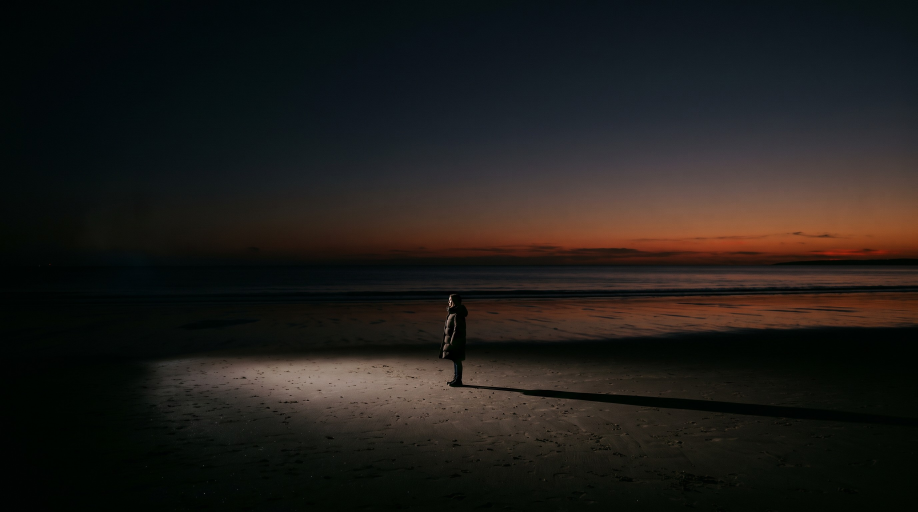
#> input picture app/img/src/coast.jpg, 2752 x 1536 px (shown at 1/3 size)
$ python img.py ../app/img/src/arch.jpg
#> lines starting #> are read from the running program, lines starting #| are printed output that depends on the picture
#!/usr/bin/env python3
"""Imagery pipeline: app/img/src/*.jpg -> app/img/<scene>-{1600,800}.webp + <scene>-thumb.jpg
Usage: python3 tools/img.py            build (idempotent)
       python3 tools/img.py --check    build, then Playwright screenshots/perf/pause checks
Scenes: coast=Today gym=Train table=Fuel arch=Money study=Study ridge=Career+Progress
(ridge is a horizon crop of coast.jpg that excludes the standing figure)."""
import sys, os, io, shutil, json, time
from pathlib import Path
from PIL import Image, ImageEnhance

ROOT = Path(__file__).resolve().parent.parent
IMG = ROOT / 'app' / 'img'
SRC = IMG / 'src'
SCENES = {'coast': 'coast.jpg', 'gym': 'gym.jpg', 'table': 'table.jpg', 'arch': 'arch.jpg', 'study': 'study.jpg', 'ridge': 'coast.jpg'}
RIDGE_BOX = (1500, 300, 2752, 1000)  # sky gradient + sea, no figure (figure ~x1300-1420)
BUDGET = {1600: 150 * 1024, 800: 60 * 1024}
DARKEN, SAT = 0.90, 0.90


def cover(im, w, h):
    s = max(w / im.width, h / im.height)
    nw, nh = round(im.width * s), round(im.height * s)
    im = im.resize((nw, nh), Image.LANCZOS)
    l, t = (nw - w) // 2, (nh - h) // 2
    return im.crop((l, t, l + w, t + h))


def grade(im):
    im = ImageEnhance.Color(im).enhance(SAT)
    # darken mids/shadows a little, leave highlights (lamp, horizon band) intact
    lut = [round(255 * ((i / 255) ** 1.0) * (DARKEN + (1 - DARKEN) * (i / 255) ** 2)) for i in range(256)]
    return im.point(lut * 3)


def encode(im, budget):
    for q in range(86, 20, -2):
        b = io.BytesIO()
        im.save(b, 'WEBP', quality=q, method=6)
        if b.tell() <= budget:
            return b.getvalue(), q
    return b.getvalue(), q


def build():
    rows = []
    for name, fn in SCENES.items():
        im = Image.open(SRC / fn).convert('RGB')
#> im is the input picture: PIL image 2752x1536 RGB; mean R, G, B 31.1, 28.6, 25.9
        if name == 'ridge':
            im = im.crop(RIDGE_BOX)
        for w in (1600, 800):
            h = w * 9 // 16
            data, q = encode(grade(cover(im, w, h)), BUDGET[w])
            p = IMG / f'{name}-{w}.webp'
            if not p.exists() or p.read_bytes() != data:
                p.write_bytes(data)
            rows.append((p.name, len(data), q))
#> this loop made 2 passes
#> q on passes 1 to 2: 86, 86
#> pass 2, in cover (call 2), `im = im.resize((nw, nh), Image.LANCZOS)`:
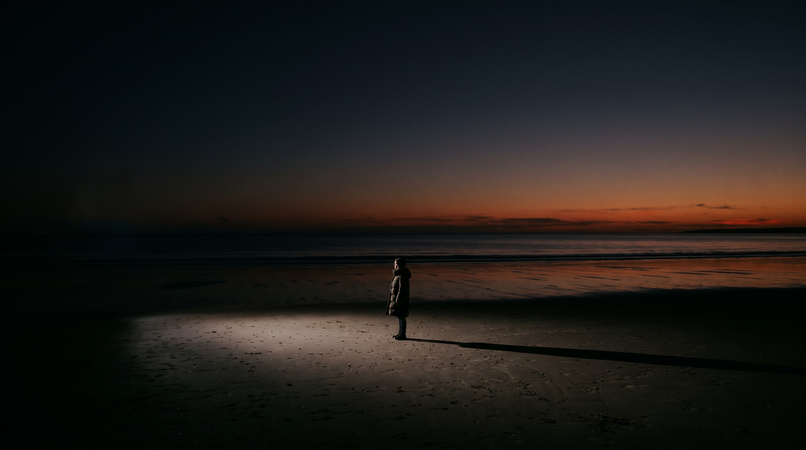
#> im: PIL image 806x450 RGB; mean R, G, B 31.1, 28.6, 25.9
#> after the loop, rows = [('coast-1600.webp', 35096, 86), ('coast-800.webp', 10970, 86)]
        t = grade(cover(im, 32, 18))
#> call 3 of cover, with w = 32, h = 18
#> in cover (call 3), `im = im.resize((nw, nh), Image.LANCZOS)`:
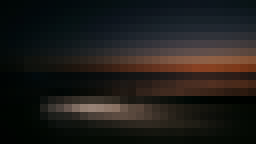
#> im: PIL image 32x18 RGB (shown 8 times larger); mean R, G, B 31.1, 28.6, 25.9
        p = IMG / f'{name}-thumb.jpg'
        b = io.BytesIO(); t.save(b, 'JPEG', quality=70, optimize=True)
        if not p.exists() or p.read_bytes() != b.getvalue():
            p.write_bytes(b.getvalue())
        rows.append((p.name, len(b.getvalue()), 70))
#> pass 2 of the loop in build, `for name, fn in SCENES.items():`:
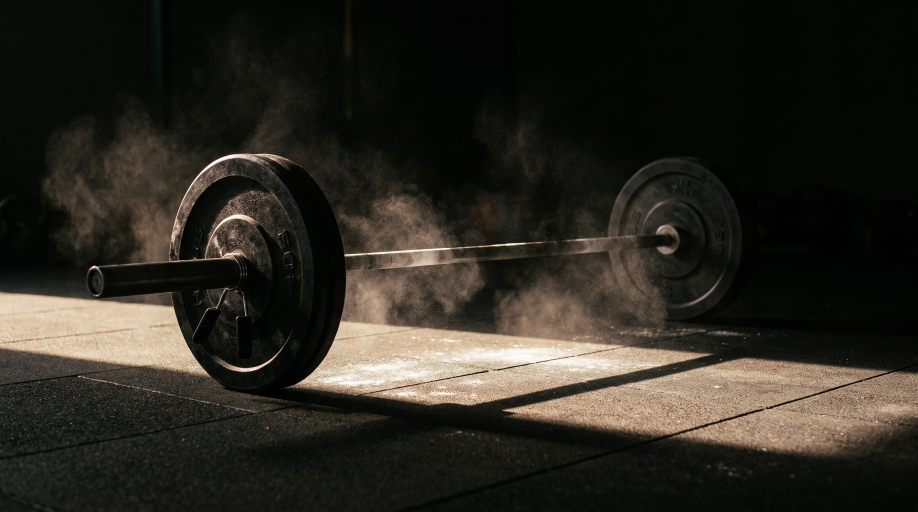
#> input picture app/img/src/gym.jpg, 2752 x 1536 px (shown at 1/3 size)
#> in build, im is the input picture: PIL image 2752x1536 RGB; mean R, G, B 44.4, 40.9, 33.6
#> the loop in build, `for w in (1600, 800):` made 2 passes
#> pass 2, in cover (call 5), `im = im.resize((nw, nh), Image.LANCZOS)`:
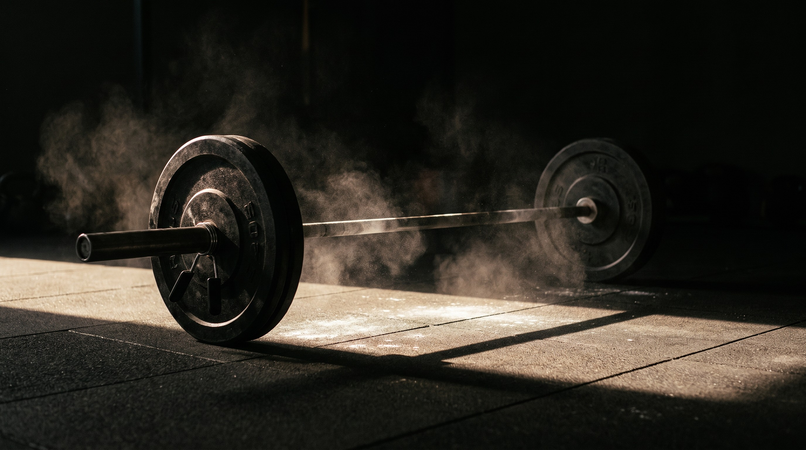
#> im: PIL image 806x450 RGB; mean R, G, B 44.4, 40.9, 33.6
#> after the loop in build, `for w in (1600, 800):`: rows = [('coast-1600.webp', 35096, 86), ('coast-800.webp', 10970, 86), ('coast-thumb.jpg', 400, 70), ('gym-1600.webp', 141604, 86), ('gym-800.webp', 34644, 86)]
#> in cover (call 6), `im = im.resize((nw, nh), Image.LANCZOS)`:
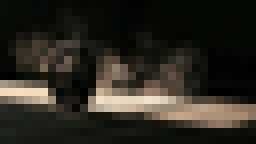
#> im: PIL image 32x18 RGB (shown 8 times larger); mean R, G, B 44.5, 40.9, 33.7
#> pass 3 of the loop in build, `for name, fn in SCENES.items():`:
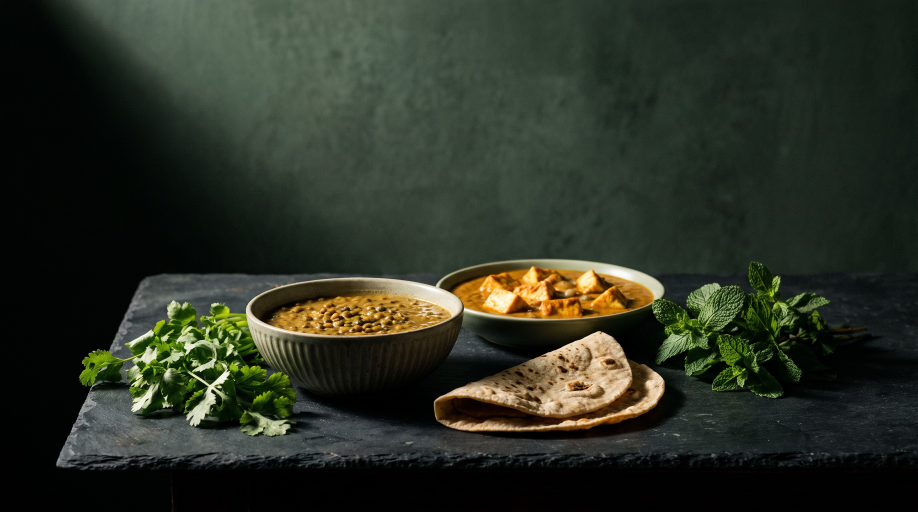
#> input picture app/img/src/table.jpg, 2752 x 1536 px (shown at 1/3 size)
#> in build, im is the input picture: PIL image 2752x1536 RGB; mean R, G, B 43.7, 49.2, 36.8
#> the loop in build, `for w in (1600, 800):` made 2 passes
#> pass 1, in grade (call 7), `im = ImageEnhance.Color(im).enhance(SAT)`:
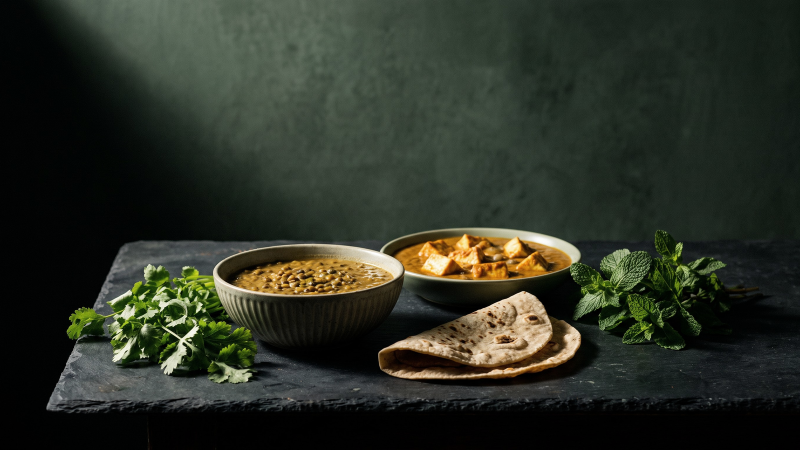
#> im: PIL image 1600x900 RGB (shown at 1/2 size); mean R, G, B 43.8, 48.6, 37.6
#> after the loop in build, `for w in (1600, 800):`: rows = [('coast-1600.webp', 35096, 86), ('coast-800.webp', 10970, 86), ('coast-thumb.jpg', 400, 70), ('gym-1600.webp', 141604, 86), ('gym-800.webp', 34644, 86), ('gym-thumb.jpg', 460, 70), ('table-1600.webp', 113852, 86), ('table-800.webp', 35314, 86)]
#> in cover (call 9), `im = im.resize((nw, nh), Image.LANCZOS)`:
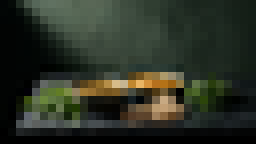
#> im: PIL image 32x18 RGB (shown 8 times larger); mean R, G, B 43.8, 49.3, 37
#> the loop made 6 passes; the first 3 are shown
    print(f'{"file":22}{"bytes":>9}{"KB":>8}{"q":>5}')
    for n, s, q in rows:
        print(f'{n:22}{s:>9}{s/1024:>8.1f}{q:>5}')
    bad = [n for n, s, q in rows if (n.endswith('-1600.webp') and s > BUDGET[1600]) or (n.endswith('-800.webp') and s > BUDGET[800])]
    if bad:
        print('OVER BUDGET:', bad); sys.exit(1)


# ------------------------------------------------------------------ check
VIEWS = [('Today', 'today'), ('Train', 'train'), ('Fuel', 'fuel'), ('Money', 'money'), ('Study', 'study'), ('Career', 'progress')]


# [78 lines left out: function check, not called in this run]


if __name__ == '__main__':
    build()
    if '--check' in sys.argv:
        check()
